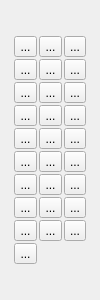
  <widget class="QDockWidget" name="dwTools">
   <property name="sizePolicy">
    <sizepolicy hsizetype="Minimum" vsizetype="Preferred">
     <horstretch>0</horstretch>
     <verstretch>0</verstretch>
    </sizepolicy>
   </property>
   <property name="minimumSize">
    <size>
     <width>100</width>
     <height>300</height>
    </size>
   </property>
   <property name="maximumSize">
    <size>
     <width>100</width>
     <height>316</height>
    </size>
   </property>
   <attribute name="dockWidgetArea">
    <number>1</number>
   </attribute>
   <widget class="QWidget" name="dockWidgetContents">
    <property name="minimumSize">
     <size>
      <width>100</width>
      <height>200</height>
     </size>
    </property>
    <property name="maximumSize">
     <size>
      <width>100</width>
      <height>300</height>
     </size>
    </property>
    <layout class="QVBoxLayout" name="verticalLayout_2">
     <item>
      <layout class="QGridLayout" name="gridLayout_3">
       <property name="sizeConstraint">
        <enum>QLayout::SizeConstraint::SetDefaultConstraint</enum>
       </property>
       <property name="leftMargin">
        <number>5</number>
       </property>
       <property name="topMargin">
        <number>5</number>
       </property>
       <property name="rightMargin">
        <number>5</number>
       </property>
       <property name="bottomMargin">
        <number>5</number>
       </property>
       <property name="spacing">
        <number>2</number>
       </property>
       <item row="13" column="1">
        <widget class="QToolButton" name="toolButtonBrushSettings">
         <property name="text">
          <string>...</string>
         </property>
         <property name="icon">
          <iconset theme="QIcon::ThemeIcon::MailMessageNew"/>
         </property>
         <property name="iconSize">
          <size>
           <width>24</width>
           <height>24</height>
          </size>
         </property>
         <property name="checkable">
          <bool>false</bool>
         </property>
         <property name="checked">
          <bool>false</bool>
         </property>
        </widget>
       </item>
       <item row="0" column="0">
        <widget class="QToolButton" name="toolButtonPen">
         <property name="text">
          <string>...</string>
         </property>
         <property name="icon">
          <iconset resource="svgicons.qrc">
           <normaloff>:/darksvg/resources/themes/ie_dark/pen.svg</normaloff>:/darksvg/resources/themes/ie_dark/pen.svg</iconset>
         </property>
         <property name="iconSize">
          <size>
           <width>24</width>
           <height>24</height>
          </size>
         </property>
         <property name="checkable">
          <bool>false</bool>
         </property>
         <property name="checked">
          <bool>false</bool>
         </property>
        </widget>
       </item>
       <item row="8" column="0">
        <widget class="QToolButton" name="toolButtonDropper">
         <property name="mouseTracking">
          <bool>true</bool>
         </property>
         <property name="tabletTracking">
          <bool>true</bool>
         </property>
         <property name="text">
          <string>...</string>
         </property>
         <property name="icon">
          <iconset>
           <normaloff>svgicons/dropper.svg</normaloff>svgicons/dropper.svg</iconset>
         </property>
         <property name="iconSize">
          <size>
           <width>24</width>
           <height>24</height>
          </size>
         </property>
         <property name="checkable">
          <bool>true</bool>
         </property>
         <property name="checked">
          <bool>false</bool>
         </property>
        </widget>
       </item>
       <item row="4" column="0">
        <widget class="QToolButton" name="toolButtonWand">
         <property name="text">
          <string>...</string>
         </property>
         <property name="icon">
          <iconset>
           <normaloff>svgicons/magic.svg</normaloff>svgicons/magic.svg</iconset>
         </property>
         <property name="iconSize">
          <size>
           <width>24</width>
           <height>24</height>
          </size>
         </property>
        </widget>
       </item>
       <item row="7" column="0">
        <widget class="QToolButton" name="toolButtonSelectionLasso">
         <property name="text">
          <string>...</string>
         </property>
         <property name="icon">
          <iconset>
           <normaloff>svgicons/lasso_select.svg</normaloff>svgicons/lasso_select.svg</iconset>
         </property>
         <property name="iconSize">
          <size>
           <width>24</width>
           <height>24</height>
          </size>
         </property>
         <property name="checkable">
          <bool>false</bool>
         </property>
         <property name="checked">
          <bool>false</bool>
         </property>
        </widget>
       </item>
       <item row="9" column="0">
        <widget class="QToolButton" name="toolButtonZoomOut">
         <property name="text">
          <string>...</string>
         </property>
         <property name="icon">
          <iconset>
           <normaloff>svgicons/zoomout-gray.svg</normaloff>svgicons/zoomout-gray.svg</iconset>
         </property>
         <property name="iconSize">
          <size>
           <width>24</width>
           <height>24</height>
          </size>
         </property>
         <property name="checkable">
          <bool>false</bool>
         </property>
         <property name="checked">
          <bool>false</bool>
         </property>
        </widget>
       </item>
       <item row="1" column="2">
        <widget class="QToolButton" name="toolButtonRoundRectangle">
         <property name="text">
          <string>...</string>
         </property>
         <property name="icon">
          <iconset>
           <normaloff>svgicons/rounded-rectangle.svg</normaloff>svgicons/rounded-rectangle.svg</iconset>
         </property>
         <property name="iconSize">
          <size>
           <width>24</width>
           <height>24</height>
          </size>
         </property>
        </widget>
       </item>
       <item row="4" column="2">
        <widget class="QToolButton" name="toolButtonSelectionCircle">
         <property name="accessibleName">
          <string>Çember</string>
         </property>
         <property name="text">
          <string>...</string>
         </property>
         <property name="icon">
          <iconset>
           <normaloff>svgicons/select-circle-gray.svg</normaloff>svgicons/select-circle-gray.svg</iconset>
         </property>
         <property name="iconSize">
          <size>
           <width>24</width>
           <height>24</height>
          </size>
         </property>
        </widget>
       </item>
       <item row="7" column="2">
        <widget class="QToolButton" name="toolButtonCrop">
         <property name="text">
          <string>...</string>
         </property>
         <property name="icon">
          <iconset>
           <normaloff>svgicons/crop.svg</normaloff>svgicons/crop.svg</iconset>
         </property>
         <property name="iconSize">
          <size>
           <width>24</width>
           <height>24</height>
          </size>
         </property>
         <property name="checkable">
          <bool>false</bool>
         </property>
         <property name="checked">
          <bool>false</bool>
         </property>
        </widget>
       </item>
       <item row="11" column="2">
        <widget class="QToolButton" name="toolButtonChecker">
         <property name="text">
          <string>...</string>
         </property>
         <property name="icon">
          <iconset>
           <normaloff>svgicons/checker.svg</normaloff>svgicons/checker.svg</iconset>
         </property>
         <property name="iconSize">
          <size>
           <width>24</width>
           <height>24</height>
          </size>
         </property>
         <property name="checkable">
          <bool>false</bool>
         </property>
         <property name="checked">
          <bool>false</bool>
         </property>
        </widget>
       </item>
       <item row="1" column="1">
        <widget class="QToolButton" name="toolButtonRectangle">
         <property name="text">
          <string>...</string>
         </property>
         <property name="icon">
          <iconset>
           <normaloff>svgicons/rectangle.svg</normaloff>svgicons/rectangle.svg</iconset>
         </property>
         <property name="iconSize">
          <size>
           <width>24</width>
           <height>24</height>
          </size>
         </property>
         <property name="checkable">
          <bool>false</bool>
         </property>
         <property name="checked">
          <bool>false</bool>
         </property>
        </widget>
       </item>
       <item row="3" column="1">
        <widget class="QToolButton" name="toolButtonSpray">
         <property name="text">
          <string>...</string>
         </property>
         <property name="icon">
          <iconset>
           <normaloff>svgicons/spray-gray.svg</normaloff>svgicons/spray-gray.svg</iconset>
         </property>
         <property name="iconSize">
          <size>
           <width>24</width>
           <height>24</height>
          </size>
         </property>
         <property name="checkable">
          <bool>false</bool>
         </property>
         <property name="checked">
          <bool>false</bool>
         </property>
        </widget>
       </item>
       <item row="11" column="1">
        <widget class="QToolButton" name="toolButtonFlipHorizontal">
         <property name="text">
          <string>...</string>
         </property>
         <property name="icon">
          <iconset>
           <normaloff>svgicons/flip-horizontal-3.svg</normaloff>svgicons/flip-horizontal-3.svg</iconset>
         </property>
         <property name="iconSize">
          <size>
           <width>24</width>
           <height>24</height>
          </size>
         </property>
         <property name="checkable">
          <bool>false</bool>
         </property>
         <property name="checked">
          <bool>false</bool>
         </property>
        </widget>
       </item>
       <item row="13" column="2">
        <widget class="QToolButton" name="toolButtonChecker_14">
         <property name="text">
          <string>...</string>
         </property>
         <property name="icon">
          <iconset>
           <normaloff>svgicons/warning.svg</normaloff>svgicons/warning.svg</iconset>
         </property>
         <property name="iconSize">
          <size>
           <width>24</width>
           <height>24</height>
          </size>
         </property>
         <property name="checkable">
          <bool>false</bool>
         </property>
         <property name="checked">
          <bool>false</bool>
         </property>
        </widget>
       </item>
       <item row="8" column="2">
        <widget class="QToolButton" name="toolButtonMirror">
         <property name="text">
          <string>...</string>
         </property>
         <property name="icon">
          <iconset>
           <normaloff>svgicons/rays.svg</normaloff>svgicons/rays.svg</iconset>
         </property>
         <property name="iconSize">
          <size>
           <width>24</width>
           <height>24</height>
          </size>
         </property>
         <property name="checkable">
          <bool>false</bool>
         </property>
         <property name="checked">
          <bool>false</bool>
         </property>
        </widget>
       </item>
       <item row="8" column="1">
        <widget class="QToolButton" name="toolButtonPan">
         <property name="text">
          <string>...</string>
         </property>
         <property name="icon">
          <iconset>
           <normaloff>svgicons/pan-gray.svg</normaloff>svgicons/pan-gray.svg</iconset>
         </property>
         <property name="iconSize">
          <size>
           <width>24</width>
           <height>24</height>
          </size>
         </property>
         <property name="checkable">
          <bool>false</bool>
         </property>
         <property name="checked">
          <bool>false</bool>
         </property>
        </widget>
       </item>
       <item row="3" column="0">
        <widget class="QToolButton" name="toolButtonCircle">
         <property name="text">
          <string>...</string>
         </property>
         <property name="icon">
          <iconset>
           <normaloff>svgicons/circle-gray.svg</normaloff>svgicons/circle-gray.svg</iconset>
         </property>
         <property name="iconSize">
          <size>
           <width>24</width>
           <height>24</height>
          </size>
         </property>
         <property name="checkable">
          <bool>false</bool>
         </property>
         <property name="checked">
          <bool>false</bool>
         </property>
        </widget>
       </item>
       <item row="14" column="0">
        <widget class="QToolButton" name="toolButtonGradient">
         <property name="text">
          <string>...</string>
         </property>
         <property name="icon">
          <iconset>
           <normaloff>svgicons/gradient.svg</normaloff>svgicons/gradient.svg</iconset>
         </property>
         <property name="iconSize">
          <size>
           <width>24</width>
           <height>24</height>
          </size>
         </property>
         <property name="checkable">
          <bool>false</bool>
         </property>
         <property name="checked">
          <bool>false</bool>
         </property>
        </widget>
       </item>
       <item row="7" column="1">
        <widget class="QToolButton" name="toolButtonText">
         <property name="text">
          <string>...</string>
         </property>
         <property name="icon">
          <iconset>
           <normaloff>svgicons/text.svg</normaloff>svgicons/text.svg</iconset>
         </property>
         <property name="iconSize">
          <size>
           <width>24</width>
           <height>24</height>
          </size>
         </property>
        </widget>
       </item>
       <item row="9" column="1">
        <widget class="QToolButton" name="toolButtonZoomIn">
         <property name="text">
          <string>...</string>
         </property>
         <property name="icon">
          <iconset>
           <normaloff>svgicons/zoomin-gray.svg</normaloff>svgicons/zoomin-gray.svg</iconset>
         </property>
         <property name="iconSize">
          <size>
           <width>24</width>
           <height>24</height>
          </size>
         </property>
         <property name="checkable">
          <bool>false</bool>
         </property>
         <property name="checked">
          <bool>false</bool>
         </property>
        </widget>
       </item>
       <item row="9" column="2">
        <widget class="QToolButton" name="toolButtonZoomReset">
         <property name="text">
          <string>...</string>
         </property>
         <property name="icon">
          <iconset>
           <normaloff>svgicons/zoom_reset.svg</normaloff>svgicons/zoom_reset.svg</iconset>
         </property>
         <property name="iconSize">
          <size>
           <width>24</width>
           <height>24</height>
          </size>
         </property>
         <property name="checkable">
          <bool>false</bool>
         </property>
         <property name="checked">
          <bool>false</bool>
         </property>
        </widget>
       </item>
       <item row="4" column="1">
        <widget class="QToolButton" name="toolButtonSelectionRectangle">
         <property name="text">
          <string>...</string>
         </property>
         <property name="icon">
          <iconset>
           <normaloff>svgicons/select-rectangle-gray.svg</normaloff>svgicons/select-rectangle-gray.svg</iconset>
         </property>
         <property name="iconSize">
          <size>
           <width>24</width>
           <height>24</height>
          </size>
         </property>
        </widget>
       </item>
       <item row="1" column="0">
        <widget class="QToolButton" name="toolButtonLine">
         <property name="mouseTracking">
          <bool>true</bool>
         </property>
         <property name="tabletTracking">
          <bool>true</bool>
         </property>
         <property name="text">
          <string>...</string>
         </property>
         <property name="icon">
          <iconset>
           <normaloff>svgicons/line-gray.svg</normaloff>svgicons/line-gray.svg</iconset>
         </property>
         <property name="iconSize">
          <size>
           <width>24</width>
           <height>24</height>
          </size>
         </property>
         <property name="checkable">
          <bool>false</bool>
         </property>
         <property name="checked">
          <bool>false</bool>
         </property>
        </widget>
       </item>
       <item row="0" column="2">
        <widget class="QToolButton" name="toolButtonEraser">
         <property name="text">
          <string>...</string>
         </property>
         <property name="icon">
          <iconset>
           <normaloff>svgicons/eraser-gray.svg</normaloff>svgicons/eraser-gray.svg</iconset>
         </property>
         <property name="iconSize">
          <size>
           <width>24</width>
           <height>24</height>
          </size>
         </property>
        </widget>
       </item>
       <item row="0" column="1">
        <widget class="QToolButton" name="toolButtonBrush">
         <property name="text">
          <string>...</string>
         </property>
         <property name="icon">
          <iconset>
           <normaloff>svgicons/brush.svg</normaloff>svgicons/brush.svg</iconset>
         </property>
         <property name="iconSize">
          <size>
           <width>24</width>
           <height>24</height>
          </size>
         </property>
         <property name="checkable">
          <bool>false</bool>
         </property>
         <property name="checked">
          <bool>false</bool>
         </property>
        </widget>
       </item>
       <item row="3" column="2">
        <widget class="QToolButton" name="toolButtonFill">
         <property name="sizePolicy">
          <sizepolicy hsizetype="Fixed" vsizetype="Fixed">
           <horstretch>0</horstretch>
           <verstretch>0</verstretch>
          </sizepolicy>
         </property>
         <property name="text">
          <string>...</string>
         </property>
         <property name="icon">
          <iconset>
           <normaloff>svgicons/fill.svg</normaloff>svgicons/fill.svg</iconset>
         </property>
         <property name="iconSize">
          <size>
           <width>24</width>
           <height>24</height>
          </size>
         </property>
         <property name="checkable">
          <bool>false</bool>
         </property>
         <property name="checked">
          <bool>false</bool>
         </property>
        </widget>
       </item>
       <item row="11" column="0">
        <widget class="QToolButton" name="toolButtonFlipVertical">
         <property name="text">
          <string>...</string>
         </property>
         <property name="icon">
          <iconset>
           <normaloff>svgicons/flip-vertical-3.svg</normaloff>svgicons/flip-vertical-3.svg</iconset>
         </property>
         <property name="iconSize">
          <size>
           <width>24</width>
           <height>24</height>
          </size>
         </property>
         <property name="checkable">
          <bool>false</bool>
         </property>
         <property name="checked">
          <bool>false</bool>
         </property>
        </widget>
       </item>
       <item row="13" column="0">
        <widget class="QToolButton" name="toolButtonCircleOutline">
         <property name="text">
          <string>...</string>
         </property>
         <property name="icon">
          <iconset resource="svgicons.qrc">
           <normaloff>:/lightsvg/resources/themes/ie_light/circle.svg</normaloff>:/lightsvg/resources/themes/ie_light/circle.svg</iconset>
         </property>
         <property name="iconSize">
          <size>
           <width>24</width>
           <height>24</height>
          </size>
         </property>
         <property name="checkable">
          <bool>false</bool>
         </property>
         <property name="checked">
          <bool>false</bool>
         </property>
        </widget>
       </item>
      </layout>
     </item>
    </layout>
   </widget>
  </widget>
